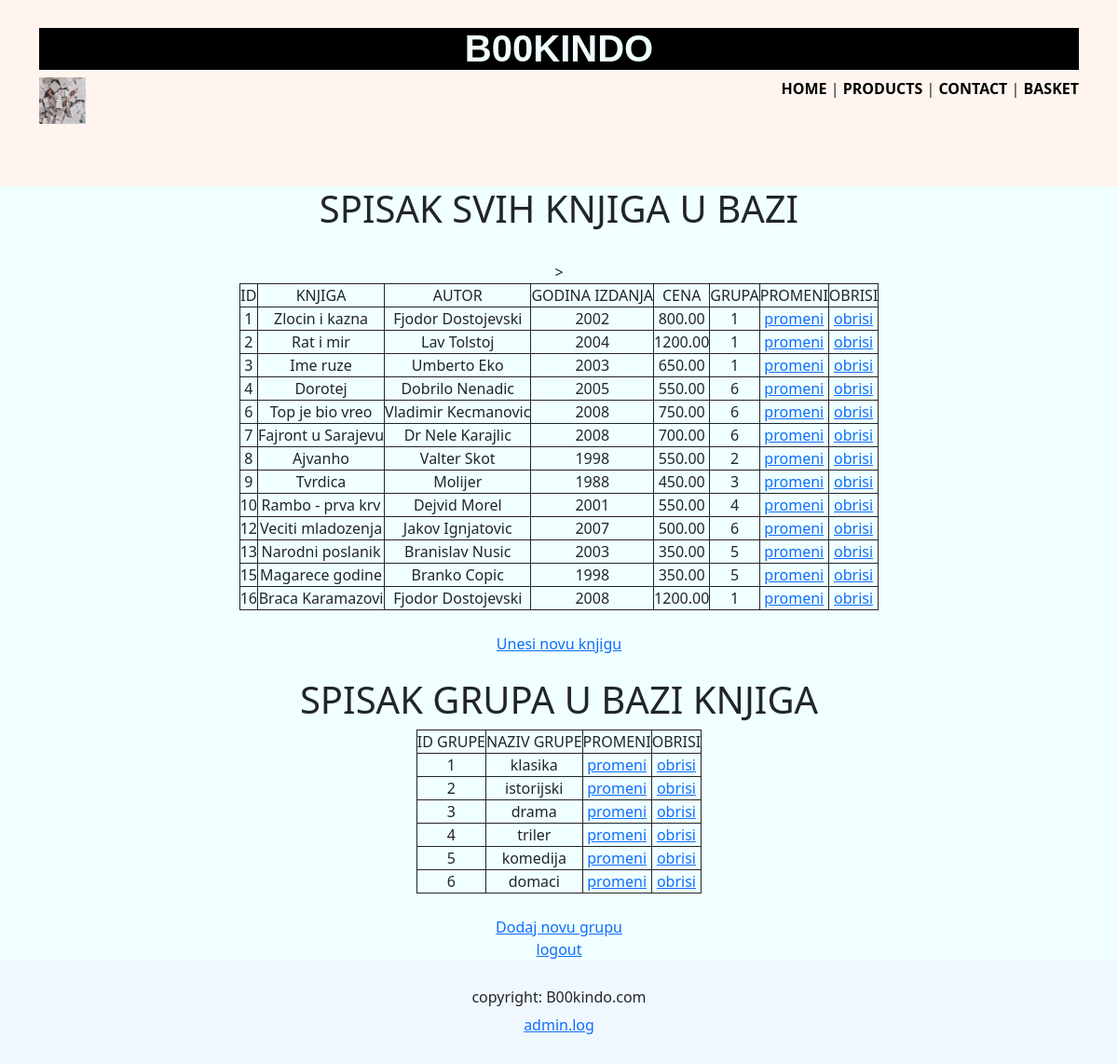
The app's page /admin.php (signed in) with its own data.
### tables this page shows
CREATE TABLE `proizvodi` (
  `id` int(11) NOT NULL,
  `naziv_knjige` varchar(40) NOT NULL,
  `ime_autora` varchar(50) NOT NULL,
  `godina_izdanja` year(4) NOT NULL,
  `grupa` int(11) NOT NULL,
  `slika` text NOT NULL,
  `cena` decimal(11,2) NOT NULL
);

CREATE TABLE `grupe` (
  `id_grupe` int(11) NOT NULL,
  `naziv_grupe` varchar(40) NOT NULL
);

### admin.php (the view, shortened to what this page needs)
<?php include 'header.php'; ?>
    <?php
        if(!(isset($_SESSION['admin']['user_id'])))
            header("Location: admin_log.php");
        else{
            include 'baza_conect.php';
            $podaci = $conn->query("SELECT * FROM proizvodi");
            $niz = $podaci->fetch_all(MYSQLI_ASSOC);
            $gru = $conn->query("SELECT * FROM grupe");
            $grupe = $gru->fetch_all(MYSQLI_ASSOC);
            echo "<div class='admin'>";
            echo "<h1>SPISAK SVIH KNJIGA U BAZI</h1><br>";
            echo "<table border='1px'><thead><td>ID</td><td>KNJIGA</td><td>AUTOR</td><td>GODINA IZDANJA</td>><td>CENA</td><td>GRUPA</td><td>PROMENI</td><td>OBRISI</td></thead>";
            foreach ($niz as $podatak){
                echo "<tr><td>".$podatak['id']."</td><td>".$podatak['naziv_knjige']."</td><td>".$podatak['ime_autora']."</td><td>".$podatak['godina_izdanja']."</td><td>".$podatak['cena']."</td><td>".$podatak['grupa']."</td><td><a href='unos_forma.php?id=".$podatak['id']."'>promeni</a></td><td><a href='obrisi.php?id=".$podatak['id']."'>obrisi</a></td></tr>";
            }
            echo "</table>";
            echo "<br>";
            echo "<a href='unos_forma.php'>Unesi novu knjigu</a>";
            echo "<br><br>";
            echo "<h1>SPISAK GRUPA U BAZI KNJIGA</h1>";
            echo "<table border='1px'><thead><td>ID GRUPE</td><td>NAZIV GRUPE</td><td>PROMENI</td><td>OBRISI</td></thead>";
            foreach($grupe as $gr){
                echo "</td><td>".$gr['id_grupe']."</td><td>".$gr['naziv_grupe']."</td><td><a href='grupa_forma.php?id_grupe=".$gr['id_grupe']."'>promeni</a></td><td><a href='obrisi_gr.php?id_grupe=".$gr['id_grupe']."'>obrisi</a></td></tr>";
            }
            echo "</table><br>";
            echo "<a href='grupa_forma.php'>Dodaj novu grupu</a>";
            echo "<br><a href='logout.php'>logout</a>";
            echo "<div>";
        }
    include 'footer.php';
    ?>

### assets/css/styles.css (style rules this page uses)
* { margin: 0; padding: 0; box-sizing: border-box; }
.admin { background-color: azure; text-align: center; }
.admin table { margin-left: auto; margin-right: auto; border: 1px solid; }
.admin td { border: 1px solid; }

### records on screen
proizvodi: id "1", naziv_knjige "Zlocin i kazna", ime_autora "Fjodor Dostojevski", godina_izdanja "2002", cena "800.00", grupa "1"
proizvodi: id "2", naziv_knjige "Rat i mir", ime_autora "Lav Tolstoj", godina_izdanja "2004", cena "1200.00", grupa "1"
proizvodi: id "3", naziv_knjige "Ime ruze", ime_autora "Umberto Eko", godina_izdanja "2003", cena "650.00", grupa "1"
proizvodi: id "4", naziv_knjige "Dorotej", ime_autora "Dobrilo Nenadic", godina_izdanja "2005", cena "550.00", grupa "6"
proizvodi: id "6", naziv_knjige "Top je bio vreo", ime_autora "Vladimir Kecmanovic", godina_izdanja "2008", cena "750.00", grupa "6"
proizvodi: id "7", naziv_knjige "Fajront u Sarajevu", ime_autora "Dr Nele Karajlic", godina_izdanja "2008", cena "700.00", grupa "6"
proizvodi: id "8", naziv_knjige "Ajvanho", ime_autora "Valter Skot", godina_izdanja "1998", cena "550.00", grupa "2"
proizvodi: id "9", naziv_knjige "Tvrdica", ime_autora "Molijer", godina_izdanja "1988", cena "450.00", grupa "3"
proizvodi: id "10", naziv_knjige "Rambo - prva krv", ime_autora "Dejvid Morel", godina_izdanja "2001", cena "550.00", grupa "4"
proizvodi: id "12", naziv_knjige "Veciti mladozenja", ime_autora "Jakov Ignjatovic", godina_izdanja "2007", cena "500.00", grupa "6"
proizvodi: id "13", naziv_knjige "Narodni poslanik", ime_autora "Branislav Nusic", godina_izdanja "2003", cena "350.00", grupa "5"
proizvodi: id "15", naziv_knjige "Magarece godine", ime_autora "Branko Copic", godina_izdanja "1998", cena "350.00", grupa "5"
proizvodi: id "16", naziv_knjige "Braca Karamazovi", ime_autora "Fjodor Dostojevski", godina_izdanja "2008", cena "1200.00", grupa "1"
grupe: id_grupe "1", naziv_grupe "klasika"
grupe: id_grupe "2", naziv_grupe "istorijski"
grupe: id_grupe "3", naziv_grupe "drama"
grupe: id_grupe "4", naziv_grupe "triler"
grupe: id_grupe "5", naziv_grupe "komedija"
grupe: id_grupe "6", naziv_grupe "domaci"
